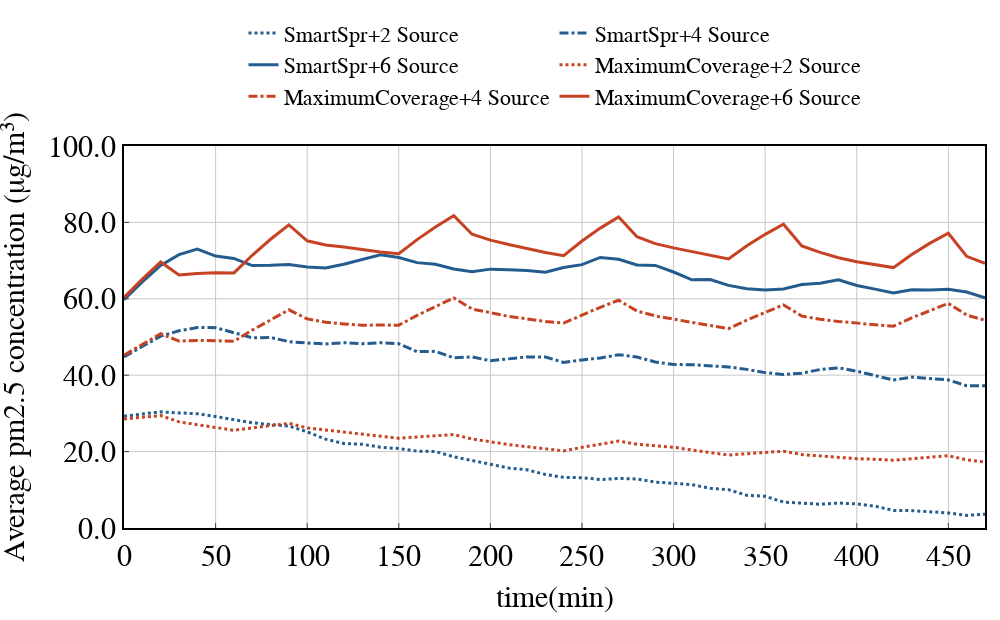

The code cell stored with this chart in its notebook:
### Code cell
width = 1000
height = 620
linewidth = 3
markersymbol={'FH':4, 'HEUR':17, 'DDRL':2}
markersize = 1
linetype = {'Low':'dot','Medium':'dashdot','High':'solid'}
labels = []
Time_deadline = 48
for i in range(Time_deadline):
    labels.append(int(i*10))

xtitle = 'time(min)'
ytitle = 'Average pm2.5 concentration (μg/m³)'

fig = go.Figure()

fig.add_trace(go.Scatter(x=labels, y=strategy_meanpm[0][0][0:Time_deadline], name='SmartSpr+2 Source', mode='lines', line=dict(color=colors_dict[2],dash=linetype['Low'], width=linewidth),))
fig.add_trace(go.Scatter(x=labels, y=strategy_meanpm[0][1][0:Time_deadline], name='SmartSpr+4 Source', mode='lines', line=dict(color=colors_dict[2],dash=linetype['Medium'], width=linewidth),))
fig.add_trace(go.Scatter(x=labels, y=strategy_meanpm[0][2][0:Time_deadline], name='SmartSpr+6 Source', mode='lines', line=dict(color=colors_dict[2],dash=linetype['High'], width=linewidth),))
fig.add_trace(go.Scatter(x=labels, y=strategy_meanpm[1][0][0:Time_deadline], name='MaximumCoverage+2 Source', mode='lines', line=dict(color=colors_dict[0],dash=linetype['Low'], width=linewidth),))
fig.add_trace(go.Scatter(x=labels, y=strategy_meanpm[1][1][0:Time_deadline], name='MaximumCoverage+4 Source', mode='lines', line=dict(color=colors_dict[0],dash=linetype['Medium'], width=linewidth),))
fig.add_trace(go.Scatter(x=labels, y=strategy_meanpm[1][2][0:Time_deadline], name='MaximumCoverage+6 Source', mode='lines', line=dict(color=colors_dict[0],dash=linetype['High'], width=linewidth),))
# fig.add_trace(go.Scatter(x=labels, y=strategy_meanpm[2][0][0:Time_deadline], name='Non-Sprinkle', marker=dict(size=markersize, symbol=markersymbol['DDRL']),line=dict(color=colors_dict[0], width=linewidth),))

fig = line_update_fig(fig, xtitle, ytitle, width=width, height=height)
fig.update_xaxes(title_text=xtitle, title_font=dict(size=30),tickfont=dict(size=30))
fig.update_yaxes(title_text=ytitle, title_font=dict(size=30),tickfont=dict(size=30))
fig.update_layout(
    yaxis=dict(range=[0, 100]),
    legend=dict(font=dict(size=22), x=0.5, y=1.35)) # name size
fig.show()
filename = './outputs/png/line_timeAveragePollution-source246-linetype.png'
print(filename)
fig.write_image(filename, scale=1)

### Figure 1 — Plotly figure (JSON) as saved in the notebook; plotly's stock layout.template omitted (floating-point values rounded to 4 significant figures)
{"data": [{"line": {"color": "#245C8F", "dash": "dot", "width": 3}, "mode": "lines", "name": "SmartSpr+2 Source", "type": "scatter", "x": [0, 10, 20, 30, 40, 50, 60, 70, 80, 90, 100, 110, 120, 130, 140, 150, 160, 170, 180, 190, 200, 210, 220, 230, 240, 250, 260, 270, 280, 290, 300, 310, 320, 330, 340, 350, 360, 370, 380, 390, 400, 410, 420, 430, 440, 450, 460, 470], "y": [29.27, 29.86, 30.41, 30.13, 29.92, 29.2, 28.45, 27.53, 27.09, 26.69, 25.16, 23.25, 22.13, 21.93, 21.12, 20.79, 20.13, 20.03, 18.64, 17.67, 16.76, 15.71, 15.23, 14.02, 13.26, 13.16, 12.69, 12.96, 12.85, 12.01, 11.71, 11.35, 10.39, 10.04, 8.55, 8.305, 6.79, 6.443, 6.227, 6.535, 6.307, 5.7, 4.591, 4.54, 4.177, 3.946, 3.293, 3.63]}, {"line": {"color": "#245C8F", "dash": "dashdot", "width": 3}, "mode": "lines", "name": "SmartSpr+4 Source", "type": "scatter", "x": [0, 10, 20, 30, 40, 50, 60, 70, 80, 90, 100, 110, 120, 130, 140, 150, 160, 170, 180, 190, 200, 210, 220, 230, 240, 250, 260, 270, 280, 290, 300, 310, 320, 330, 340, 350, 360, 370, 380, 390, 400, 410, 420, 430, 440, 450, 460, 470], "y": [44.81, 47.61, 50.23, 51.62, 52.48, 52.45, 51.15, 49.79, 49.88, 48.79, 48.42, 48.17, 48.52, 48.24, 48.49, 48.25, 46.16, 46.25, 44.57, 44.8, 43.78, 44.24, 44.79, 44.77, 43.34, 44.0, 44.51, 45.36, 44.76, 43.46, 42.8, 42.75, 42.46, 42.17, 41.53, 40.68, 40.19, 40.54, 41.48, 41.9, 41.05, 39.96, 38.73, 39.49, 39.07, 38.76, 37.24, 37.23]}, {"line": {"color": "#245C8F", "dash": "solid", "width": 3}, "mode": "lines", "name": "SmartSpr+6 Source", "type": "scatter", "x": [0, 10, 20, 30, 40, 50, 60, 70, 80, 90, 100, 110, 120, 130, 140, 150, 160, 170, 180, 190, 200, 210, 220, 230, 240, 250, 260, 270, 280, 290, 300, 310, 320, 330, 340, 350, 360, 370, 380, 390, 400, 410, 420, 430, 440, 450, 460, 470], "y": [59.77, 64.43, 68.73, 71.55, 73.02, 71.19, 70.57, 68.7, 68.78, 69.0, 68.35, 68.09, 69.06, 70.27, 71.51, 70.8, 69.47, 69.04, 67.82, 67.06, 67.77, 67.58, 67.38, 66.96, 68.17, 68.95, 70.82, 70.35, 68.87, 68.75, 67.01, 64.96, 65.03, 63.5, 62.62, 62.31, 62.57, 63.73, 64.06, 64.98, 63.5, 62.53, 61.52, 62.35, 62.28, 62.5, 61.76, 60.26]}, {"line": {"color": "#C74223", "dash": "dot", "width": 3}, "mode": "lines", "name": "MaximumCoverage+2 Source", "type": "scatter", "x": [0, 10, 20, 30, 40, 50, 60, 70, 80, 90, 100, 110, 120, 130, 140, 150, 160, 170, 180, 190, 200, 210, 220, 230, 240, 250, 260, 270, 280, 290, 300, 310, 320, 330, 340, 350, 360, 370, 380, 390, 400, 410, 420, 430, 440, 450, 460, 470], "y": [28.54, 29.01, 29.44, 27.78, 27.03, 26.3, 25.58, 26.21, 26.82, 27.39, 26.21, 25.65, 25.28, 24.72, 24.16, 23.48, 23.83, 24.15, 24.45, 23.31, 22.55, 21.83, 21.28, 20.77, 20.19, 21.11, 21.97, 22.77, 21.91, 21.48, 21.15, 20.41, 19.72, 19.09, 19.45, 19.79, 20.1, 19.23, 18.81, 18.41, 18.14, 17.99, 17.75, 18.16, 18.54, 18.91, 17.86, 17.26]}, {"line": {"color": "#C74223", "dash": "dashdot", "width": 3}, "mode": "lines", "name": "MaximumCoverage+4 Source", "type": "scatter", "x": [0, 10, 20, 30, 40, 50, 60, 70, 80, 90, 100, 110, 120, 130, 140, 150, 160, 170, 180, 190, 200, 210, 220, 230, 240, 250, 260, 270, 280, 290, 300, 310, 320, 330, 340, 350, 360, 370, 380, 390, 400, 410, 420, 430, 440, 450, 460, 470], "y": [45.25, 48.14, 50.86, 48.94, 49.09, 49.04, 48.88, 51.8, 54.54, 57.12, 54.74, 53.87, 53.43, 53.09, 53.12, 53.09, 55.66, 58.04, 60.25, 57.33, 56.26, 55.39, 54.75, 54.07, 53.65, 55.79, 57.78, 59.62, 56.8, 55.54, 54.63, 53.83, 53.02, 52.19, 54.44, 56.51, 58.41, 55.48, 54.65, 54.05, 53.66, 53.25, 52.82, 55.03, 57.01, 58.8, 55.74, 54.37]}, {"line": {"color": "#C74223", "dash": "solid", "width": 3}, "mode": "lines", "name": "MaximumCoverage+6 Source", "type": "scatter", "x": [0, 10, 20, 30, 40, 50, 60, 70, 80, 90, 100, 110, 120, 130, 140, 150, 160, 170, 180, 190, 200, 210, 220, 230, 240, 250, 260, 270, 280, 290, 300, 310, 320, 330, 340, 350, 360, 370, 380, 390, 400, 410, 420, 430, 440, 450, 460, 470], "y": [60.36, 65.18, 69.63, 66.22, 66.65, 66.82, 66.77, 71.39, 75.58, 79.34, 75.19, 74.07, 73.56, 72.91, 72.23, 71.81, 75.5, 78.81, 81.76, 76.91, 75.35, 74.2, 73.1, 72.14, 71.27, 75.12, 78.5, 81.44, 76.24, 74.45, 73.33, 72.35, 71.39, 70.42, 73.86, 76.88, 79.51, 73.84, 72.15, 70.75, 69.7, 68.97, 68.17, 71.59, 74.58, 77.16, 71.11, 69.31]}], "layout": {"font": {"color": "rgb(0, 0, 0)", "family": "Arial", "size": 30}, "height": 620, "legend": {"font": {"size": 22}, "orientation": "h", "title": {"text": ""}, "x": 0.5, "xanchor": "center", "y": 1.35, "yanchor": "top"}, "margin": {"b": 15, "l": 15, "r": 15, "t": 15}, "plot_bgcolor": "rgb(255,255,255)", "width": 1000, "xaxis": {"gridcolor": "rgb(200, 200, 200)", "linecolor": "rgb(0, 0, 0)", "linewidth": 2, "mirror": true, "showline": true, "tickfont": {"size": 30}, "ticks": "inside", "title": {"font": {"size": 30}, "text": "time(min)"}}, "yaxis": {"gridcolor": "rgb(200, 200, 200)", "linecolor": "rgb(0, 0, 0)", "linewidth": 2, "mirror": true, "range": [0, 100], "showline": true, "tickfont": {"size": 30}, "tickformat": ".1f", "ticks": "inside", "title": {"font": {"size": 30}, "text": "Average pm2.5 concentration (μg/m³)"}}}}
